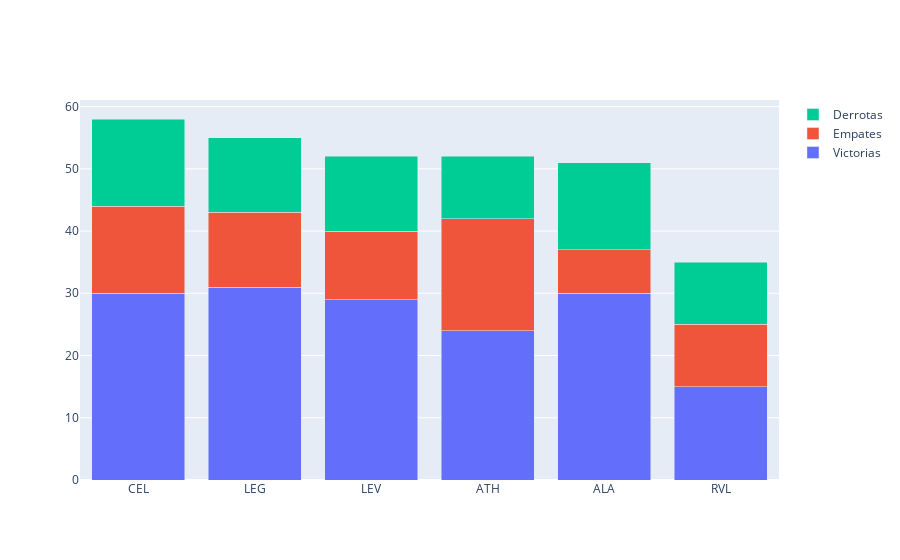

This figure's notebook cell:
### Code cell
import plotly.graph_objects as go

x=[ "ALA", "LEV","ATH", "LEG","RVL","CEL"]
fig = go.Figure(go.Bar(x=x, y=[ALAvictories, LEVvictories, ATHvictories, LEGvictories, RVLvictories, CELvictories], name='Victorias'))
fig.add_trace(go.Bar(x=x, y=[ALAdraw, LEVdraw, ATHdraw, LEGdraw, RVLdraw, CELdraw], name='Empates'))
fig.add_trace(go.Bar(x=x, y=[ALAdefeats, LEVdefeats, ATHdefeats, LEGdraw, RVLdraw, CELdraw], name='Derrotas'))

fig.update_layout(barmode='stack', xaxis={'categoryorder':'total descending'})
fig.show()

### Figure 1 — Plotly figure (JSON) as saved in the notebook; plotly's stock layout.template omitted (floating-point values rounded to 4 significant figures)
{"data": [{"name": "Victorias", "type": "bar", "x": ["ALA", "LEV", "ATH", "LEG", "RVL", "CEL"], "y": [30, 29, 24, 31, 15, 30]}, {"name": "Empates", "type": "bar", "x": ["ALA", "LEV", "ATH", "LEG", "RVL", "CEL"], "y": [7, 11, 18, 12, 10, 14]}, {"name": "Derrotas", "type": "bar", "x": ["ALA", "LEV", "ATH", "LEG", "RVL", "CEL"], "y": [14, 12, 10, 12, 10, 14]}], "layout": {"barmode": "stack", "xaxis": {"categoryorder": "total descending"}}}
